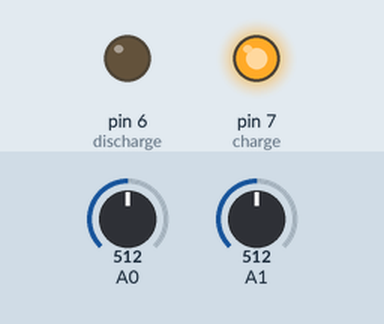
This sketch was run on a simulated Arduino Uno, built with avr-gcc and run on an emulated ATmega328P. Parts: output pins drawn as LEDs (lit = HIGH). Inputs (shaded band) come from the test bench; at power-on: A0 = 512, A1 = 512. Storage starts empty; what the sketch prints to the serial monitor is not drawn.

Above: at 0.5 s.
At 5.0 s:
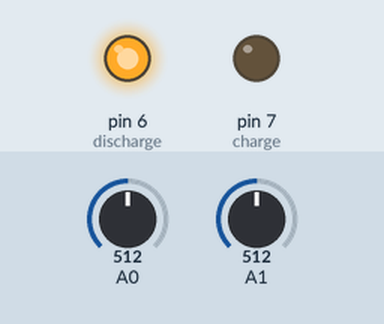
Timing chart, 0 to 6.9 s (numbered marks = the images above):
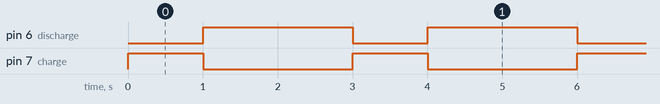

The sketch:

Timer2_SDlog.ino
```cpp
#include <SD.h>
/*
 * Author: Murilo Fabricio
 * IC_IFSP
 * Data Logger using SD card, analog pins A0 and A1.
 * D6 and D7 will control the charge of a capacitor.
 * A0 and A1 will take the value of the voltage and current of my solar panel.
 * Hardware:
 * SD Card
 *
 * > CS   - pin 10
 * > MOSI - pin 11
 * > MISO - pin 12
 * > CLK  - pin 13
 *
 * > Charge - pin D7
 * > Discharge - pin D6
 *
*/
// ---    Parameters    --- \\
// ---    Hardware Mapping    --- \\
// -- CAP
#define discharge 6
#define charge 7
// -- SD Card
#define CS_pin   10                 //SPI, CS_pin D10
#define Volt0    A0                 //*SUB* Voltage sensor at the solar panel for measure voltages Values
#define Volt1    A1                 //Voltage sensor at the solar panel to measure the current

File myFile;                           //pointer for the file

// ---    Globals Variables   --- \\

int unsigned count = 0;             //Auxiliar for Interrupt from Timer2

float voltageValue;                 //Voltage Value after the calculation
float currentValue;                 //Current Value after the calculation

float static rVoltage=5.7;        //Voltage divider relation for voltage measure
float static rCurrent=5.9;        //Voltage divider relation for current measure
// -- Initial setup for the analog read---
float lePorta(uint8_t pin, float relation);

// ---    Interrup Routine  ---
ISR(TIMER2_OVF_vect){
  TCNT2=100;                        // Restar reg of Timer2
    if(count==100){
      digitalWrite(discharge, HIGH);//Discharge the CAP.
      digitalWrite(charge, LOW);    //Discharge the CAP.
      count++;                      //Let it discharge during 2 sec

    }else if(count<100){
      count++;
      digitalWrite(discharge, LOW);  //Charge the CAP.
      digitalWrite(charge, HIGH);    //Charge the CAP.
                                     //Charge it for 1 sec
    }else{
      count++;                       //incrementa o valor do contador
      if(count == 300)  count=0;     //After 3 sec restart the process
    }

}

int num = 1001;

// --- Initials Setup ---
void setup()
{
  pinMode(charge,OUTPUT);
  pinMode(discharge,OUTPUT);

  TCCR2A = 0x00;   //Timer normal mode
  TCCR2B = 0x07;   //Prescaler 1:1024
  TCNT2  = 100;    //10 ms overflow again
  TIMSK2 = 0x01;   //Enable interrup from Timer2
  //Start discharging the CAP.
  digitalWrite(discharge, LOW);
  digitalWrite(charge, HIGH);

  Serial.begin(9600);
  while (!Serial) {  ;   }                        //Wait till the serial monitor

  Serial.print("Starting SD card.....");

  pinMode(CS_pin, OUTPUT);                        //Setup output at Chip Select

  if (!SD.begin(CS_pin))                          //Test opening of the SD card
  {
    Serial.println("Failed to open the SD!");     //Error
    return;                                       //retorn
  }

  //Success

  Serial.println("Success starting SD Card!");    //Started Successfully


  myFile = SD.open("dados2.csv", FILE_WRITE);     //Open the file to write


  if (myFile)                                     //Success to open?
  {                                               //Yes...
    myFile.println(", ,"); //
    String header = "Voltage_SOLAR_PANEL, CURRENT";
    myFile.println(header);
    myFile.close();
    Serial.println(header);
  } //end if
  else                                            //Nope...
  {
    Serial.println("Error during the opening of the file...");
                                                  //Inform about the error
  }


} //end setup


// --- Loop ---
void loop()
{
   // Wait Interrup...

   // Overflow = Timer2_cont x prescaler x machine_cycle

   // machine_cycle = 1/Fosc = 1/16E6 = 62,5ns = 62,5E-9s

   // Overflow = (256 - 100) x 1024 x 62,5E-9 = 9,98ms

   // Overflow x count = 9,98ms x 100 =~ 1s

   File myFile = SD.open("dados2.csv", FILE_WRITE);

   //Get the Voltage ---------------- |
   voltageValue = lePorta(Volt0, rVoltage);
   currentValue = lePorta(Volt1, rCurrent);
   currentValue = currentValue / 5.5;

   //End calculation ------------------------------------------ |
   //Writing...
   if(myFile)
   {
      myFile.println(String(voltageValue) + ", " + String(currentValue)); //Save the values
   }
   else
   {
      Serial.println("Error during the opening of file to write the final value!!"); //Error
   }

   num=num-1;
   while(num==0) Serial.println("/t /t END"); //Stop the loop after 1000 measurements
   myFile.close();

} //end loop

// --- Functions ---//
// -- Function to read and calculate the values from the analog pins
float lePorta(uint8_t pin, float relation) {

  float total=0;
  float aux=0;

  for (int i=0; i<3; i++) {
    aux = analogRead(pin);
    aux = map(aux,0,1024,0,5000);
    aux = aux * relation;

    total += 1.0 * aux;

  }

  return total / 3.0;
}
```

Measured:
- by itself, pin 6 (discharge): alternates HIGH for 2.0 s and LOW for 1.0 s
- by itself, pin 7 (charge): alternates HIGH for 1.0 s and LOW for 2.0 s
